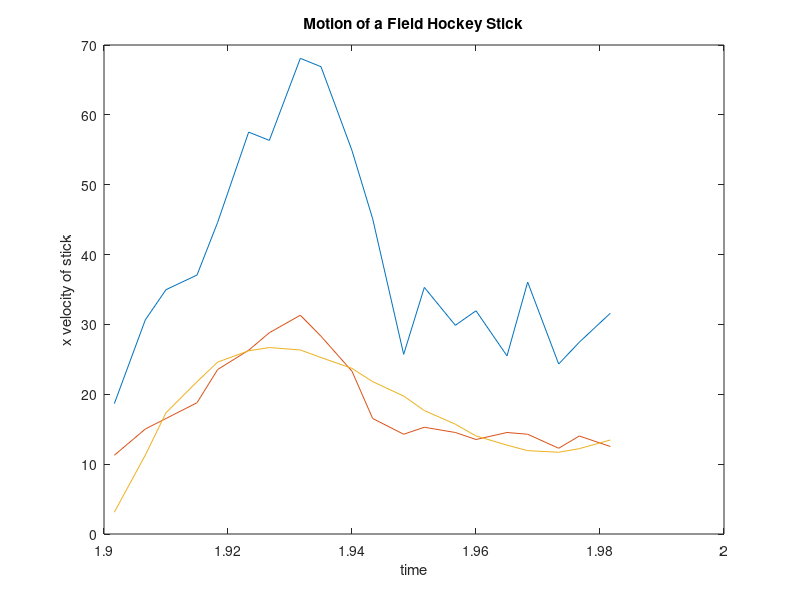

Write the MATLAB code that produced this figure.
%Jacob Miske
%Computer Assignment 2 2.086


%hockey.m
t=[ 1.901666667 1.906666667 1.91 1.915 1.918333333 1.923333333 1.926666667 1.931666667 1.935 1.94 1.943333333 1.948333333 1.951666667 1.956666667 1.96 1.965 1.968333333 1.973333333 1.976666667 1.981666667 1.985 1.990];
x_stick=[ 0.55257759 0.588068821 0.646524966 0.713331989 0.784314451 0.86991095 0.980560082 1.089121494 1.220647821 1.350086428 1.456560121 1.544244339 1.594349606 1.663244349 1.721700494 1.784332078 1.834437346 1.905419808 1.953437356 2.007718062 2.070349646 2.112104035];
y_stick=[ 1.086866757 1.028410612 0.965779028 0.913586041 0.861393054 0.821726384 0.779971995 0.748656203 0.727779008 0.713164972 0.713164972 0.729866727 0.742393044 0.757007081 0.769533397 0.790410592 0.811287787 0.827989543 0.844691298 0.87809481 0.91567376 0.942814114];
%Original plot to show positions
%plot(x_stick,y_stick,'rx')
%title('Motion of a Field Hockey Stick')
%xlabel('x position of the head')
%ylabel('y position of the head')
%text(x_stick(1),y_stick(1),['\leftarrow  time = ' num2str(t(1))])
%text(x_stick(end)-0.35,y_stick(end),['time = ' num2str(t(end)) '\rightarrow'])

%Part A
%forward difference
%finding vertical components of velocity
y_vel = [];
for i = 1:20
    %adding each y velocity 20 times
    y_vel(i) = ((y_stick(i+1)-y_stick(i))/t(i));
end

%Part B
%forward difference
x_vel = []; %starting empty
for i = 1:20
    %adding each x velocity 20 times
    x_vel(i) = ((x_stick(i+1)-x_stick(i))/t(i));
end

%Part C
velocities = []; %empty vectors
for i = 1:3
    velocities(i) = norm([x_vel(i), y_vel(i)]);
end

%Part D
%given data set
x_vel_big_step(1:20) = (x_stick(3:22)-x_stick(1:end-2))./(t(3:22)-t(1:end-2));

plot(t(1:20), x_vel, t(1:20), x_vel_big_step)
%given code to polyfit third data set (smooth)
p_x= polyfit(t,x_stick,5);
x_smooth=polyval(p_x,t);
x_vel_smooth=(x_smooth(2:end-1)-x_smooth(1:end-2))./(t(2:end-1)-t(1:end-2));
x_vel = x_vel * 1000;%conversion

%plot with three lines to compare
plot(t(1:20), x_vel, t(1:20), x_vel_big_step, t(1:20), x_vel_smooth)
title('Motion of a Field Hockey Stick')
xlabel('time')
ylabel('x velocity of stick')